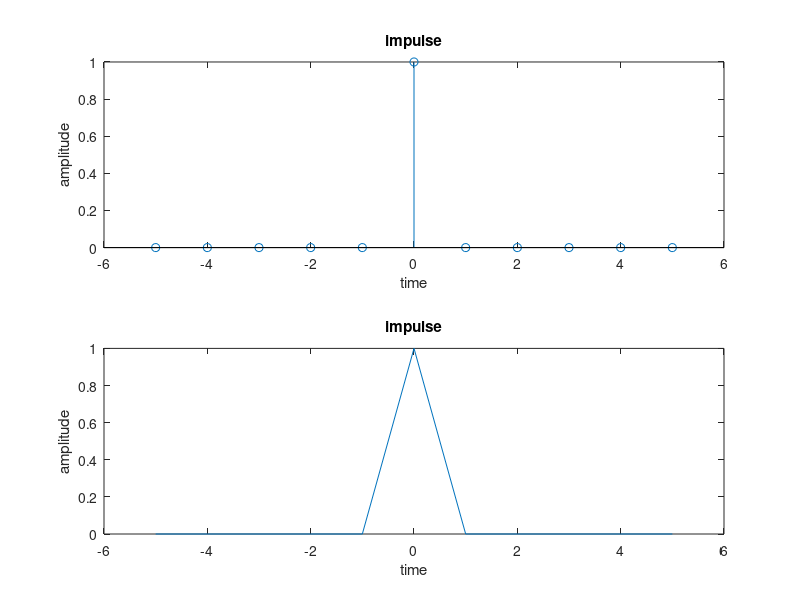

MATLAB code to generate this figure:
clc;
close all;
clear all;
n=input('enter n values');
t=-n:1:n;
x=1.*(t==0);
subplot(2,1,1);
stem(t,x);
xlabel('time');
ylabel('amplitude');
title('impulse');
subplot(2,1,2);
plot(t,x);
xlabel('time');
ylabel('amplitude');
title('impulse');